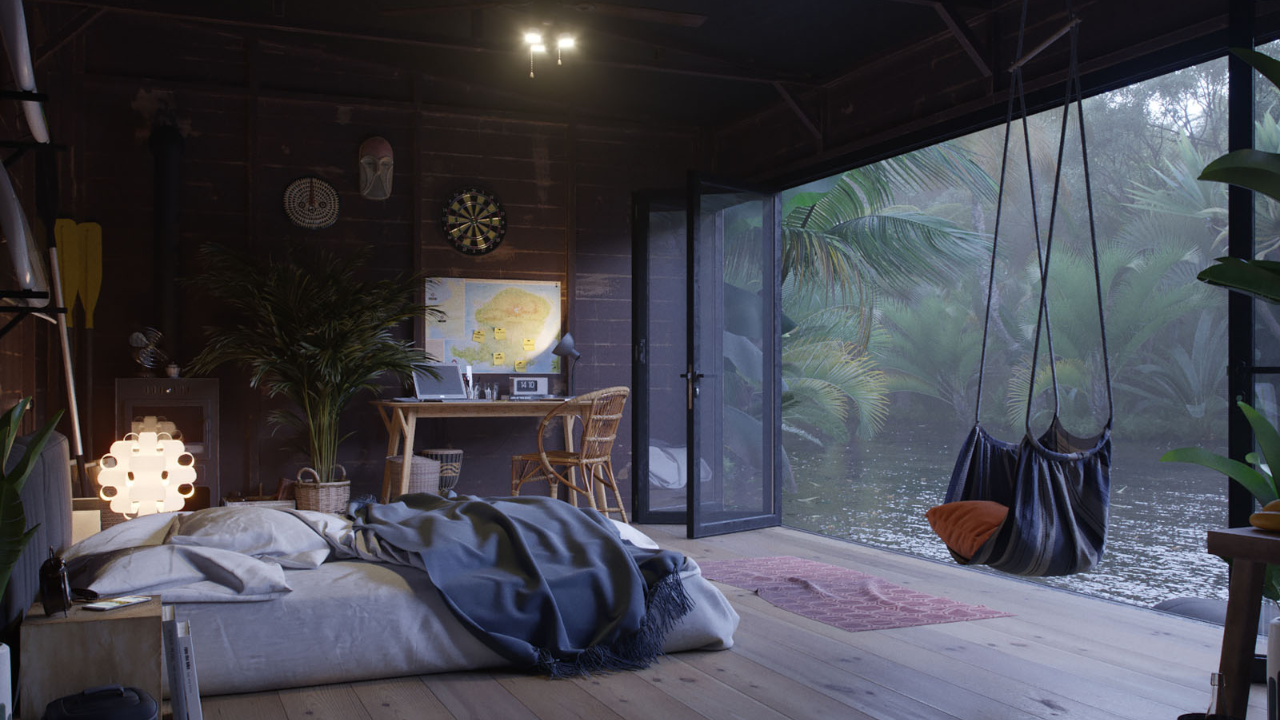
#> input picture d/example.png, 1280 x 720 px
$ python diff_gray.py
#> lines starting #> are read from the running program, lines starting #| are printed output that depends on the picture
#> further down, img is the input picture: shape (720, 1280, 3); mean B, G, R 78.1, 70.3, 70.2
### d/histogram_equalization.py
# -*- coding: UTF-8 -*-
# 要求： 直方图增强：图像点操作处理之后：
#           原始图像/处理后的图像/均衡化后图像的直方图比较
#           统计分析视觉观感与直方图的关系
#           指定灰度集进行直方图处理，分析不同灰度集的视觉效果

import os
import cv2
import copy as cp
import numpy as np
from matplotlib import pyplot as plt


def hist_eq(image, gray_min=0, gray_max=255):
    # 直方图均衡化
    # image: opencv读入的BGR三通道图片
    # gray_min: 直方图均衡化后灰度值下界，默认为0
    # gray_max: 直方图均衡化后灰度值上界，默认为255

    # 转为灰度图
#> called with gray_min = 0, gray_max = 85
    img_gray = cv2.cvtColor(image, cv2.COLOR_BGR2GRAY)
    height, width = img_gray.shape
#> height = 720; width = 1280
    pixel_sum = height*width
#> pixel_sum = 921600
    # 统计不同灰度级的像素数
    gray_num = np.zeros(256, dtype=int)
    for i in range(height):
        for j in range(width):
            gray_num[img_gray[i, j]] += 1
    # 计算每个灰度级的概率
    probability = np.zeros(256, dtype=float)
    for i in range(0, 255):
        probability[i] = gray_num[i] / pixel_sum
    # 统计每个灰度级的累计概率
    probability_sum = np.zeros(256, dtype=float)
    for i in range(0, 256):
        for j in range(0, i):
            probability_sum[i] += probability[j]
#> after the loop, probability_sum = 256 values from 0 to 1
    # 直方图均衡化
    img_hist_eq = cp.deepcopy(img_gray)
    for i in range(height):
        for j in range(width):
            img_hist_eq[i, j] = probability_sum[img_gray[i, j]]*(gray_max-gray_min)+gray_min
    return img_gray, img_hist_eq


# [45 lines that do not run on import are left out]

### d/diff_gray.py
# -*- coding: UTF-8 -*-
# 要求： 指定灰度集进行直方图处理，分析不同灰度集的视觉效果
import os
import cv2
import numpy as np
import histogram_equalization as he
import matplotlib.pyplot as plt


if __name__ == "__main__":
    model_path = os.path.dirname(__file__)
    img = cv2.imread(model_path + '/example.png')
    _, img1 = he.hist_eq(img, 0, 85)
    _, img2 = he.hist_eq(img, 85, 170)
#> call 2 of hist_eq, with gray_min = 85, gray_max = 170
#> after the loop in hist_eq (call 2), `for i in range(height):`:
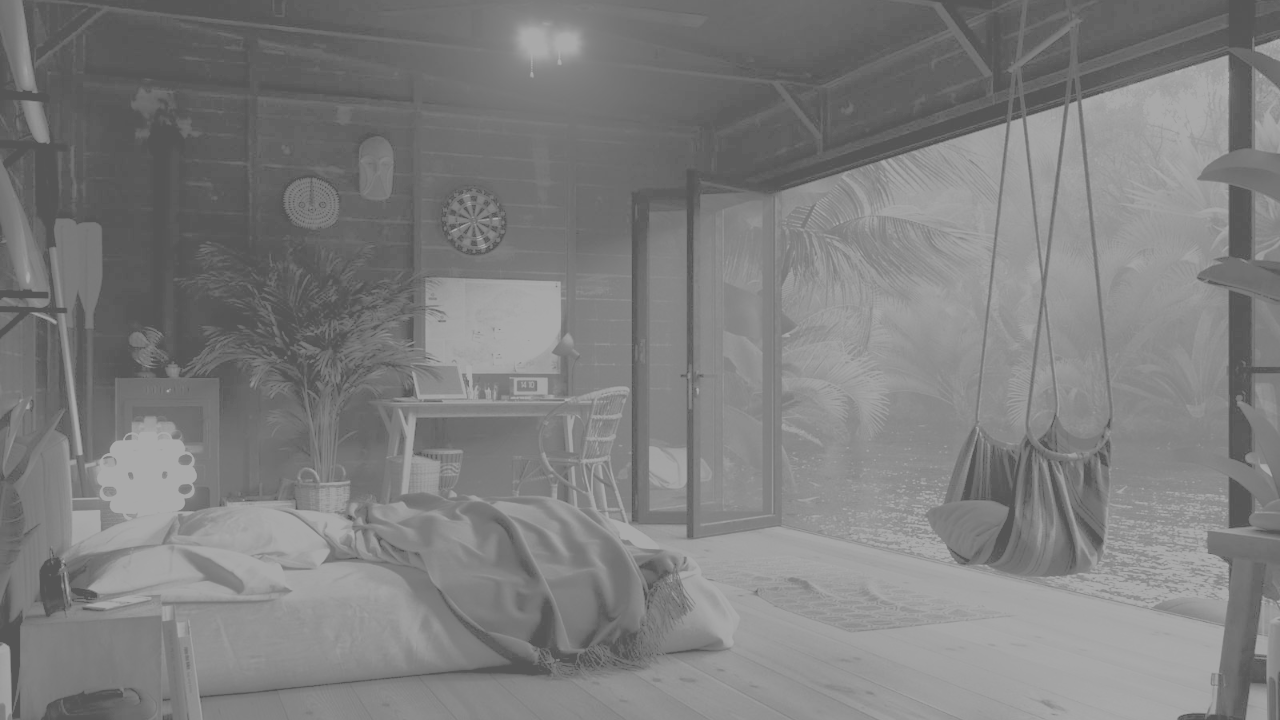
#> img_hist_eq: shape (720, 1280); min 85, max 169, mean 126.6
    _, img3 = he.hist_eq(img, 170, 255)
#> call 3 of hist_eq, with gray_min = 170, gray_max = 255
#> after the loop in hist_eq (call 3), `for i in range(height):`:
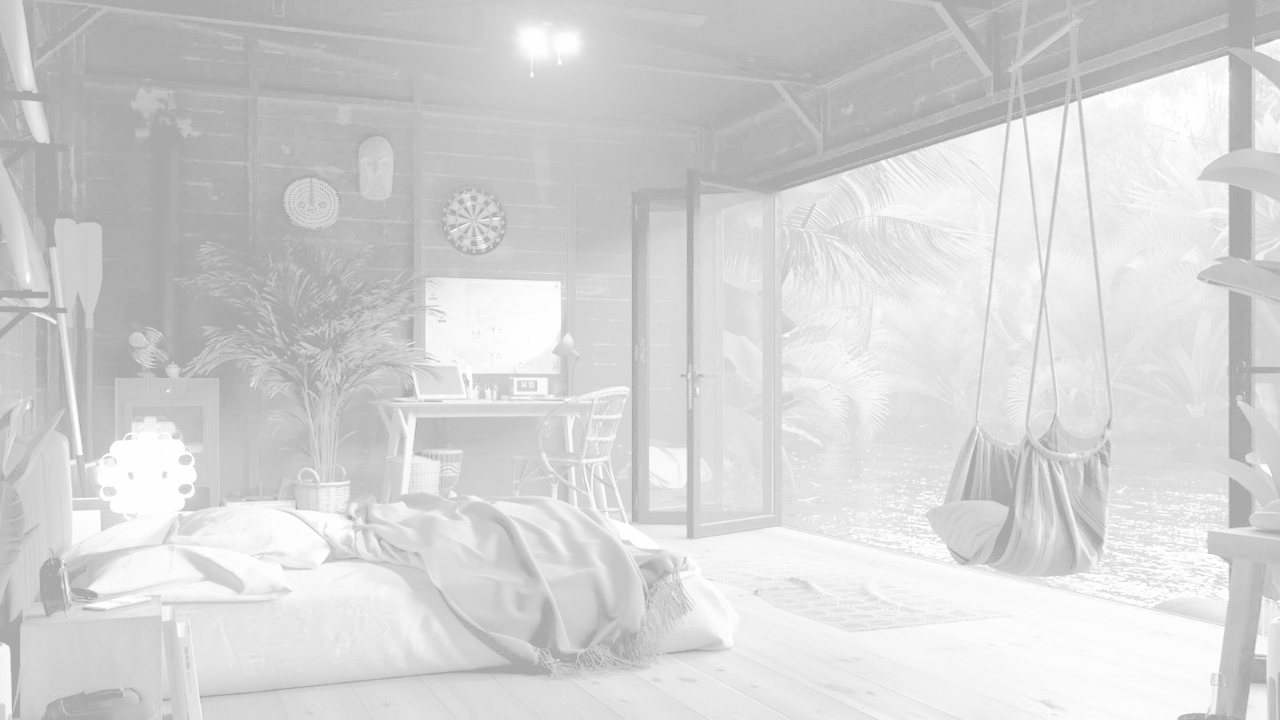
#> img_hist_eq: shape (720, 1280); min 170, max 254, mean 211.6

    htitch1 = np.hstack((_, img1))
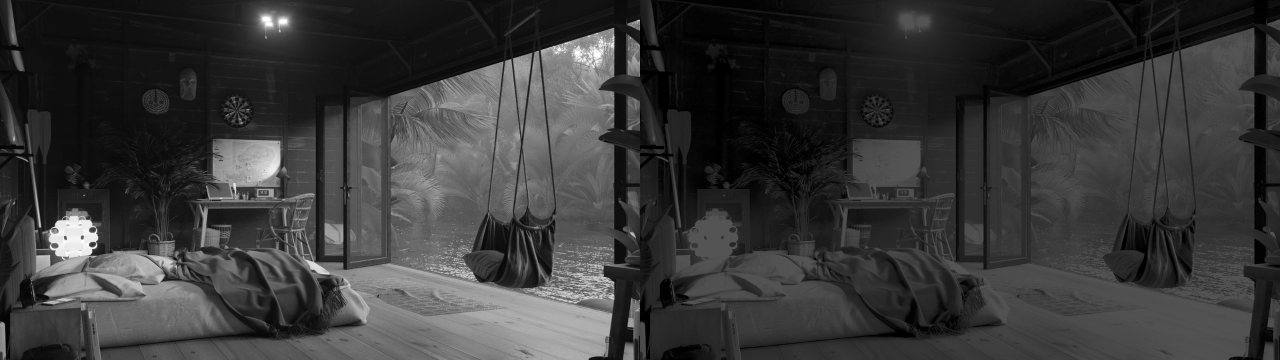
#> htitch1: shape (720, 2560) (shown at 1/2 size); min 0, max 255, mean 56.4
    htitch2 = np.hstack((img2, img3))
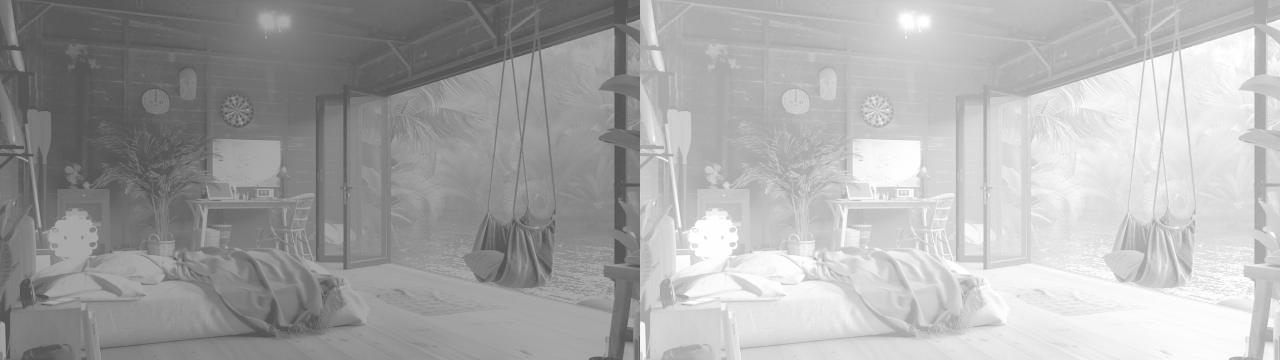
#> htitch2: shape (720, 2560) (shown at 1/2 size); min 85, max 254, mean 169.1
    vtitch = np.vstack((htitch1, htitch2))
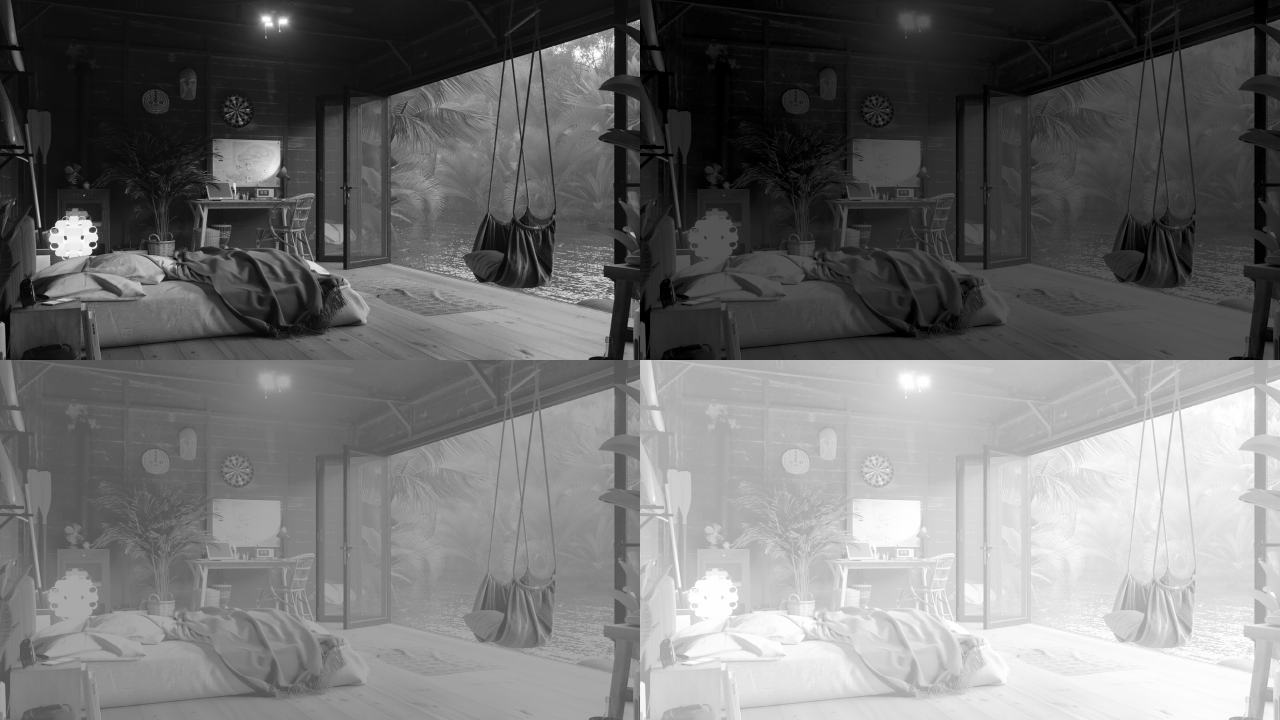
#> vtitch: shape (1440, 2560) (shown at 1/2 size); min 0, max 255, mean 112.7

    cv2.namedWindow('original,0~85,85~170,170~255',flags=cv2.WINDOW_NORMAL)
    cv2.imshow('original,0~85,85~170,170~255', vtitch)
    cv2.imwrite('picture.png',vtitch)
    cv2.waitKey(0)
    cv2.destroyAllWindows()

    plt.figure('different gray')
    plt.subplot(4, 1, 1)
    plt.title('original')
    # plt.axis('off')
    plt.xlabel('Bins')
    plt.ylabel('# of Pixels')
    plt.hist(_.flatten(), bins=256, density=0,
             edgecolor='None', facecolor='black')
    plt.xlim([0, 256])

    plt.subplot(4, 1, 2)
    plt.title('0~85')
    # plt.axis('off')
    plt.xlabel('Bins')
    plt.ylabel('# of Pixels')
    plt.hist(img1.flatten(), bins=256, density=0,
             edgecolor='None', facecolor='black')
    plt.xlim([0, 256])
    plt.subplot(4, 1, 3)
    plt.title('85~170')
    # plt.axis('off')
    plt.xlabel('Bins')
    plt.ylabel('# of Pixels')
    plt.hist(img2.flatten(), bins=256, density=0,
             edgecolor='None', facecolor='black')
    plt.xlim([0, 256])
    plt.subplot(4, 1, 4)
    plt.title('170~255')
    # plt.axis('off')
    plt.xlabel('Bins')
    plt.ylabel('# of Pixels')
    plt.hist(img3.flatten(), bins=256, density=0,
             edgecolor='None', facecolor='black')
    plt.xlim([0, 256])
    plt.tight_layout()
    plt.show()
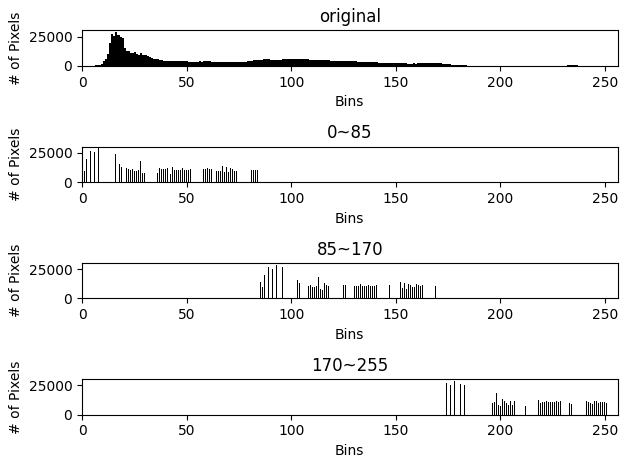
#> figure drawn by matplotlib, 4 panels; panel 1: tallest bar 28833 high, from x = 15.94 to 16.93; panel 2: tallest bar 28833 high, from x = 7.88 to 8.2; panel 3: tallest bar 28833 high, from x = 92.88 to 93.2; panel 4: tallest bar 28833 high, from x = 177.9 to 178.2
